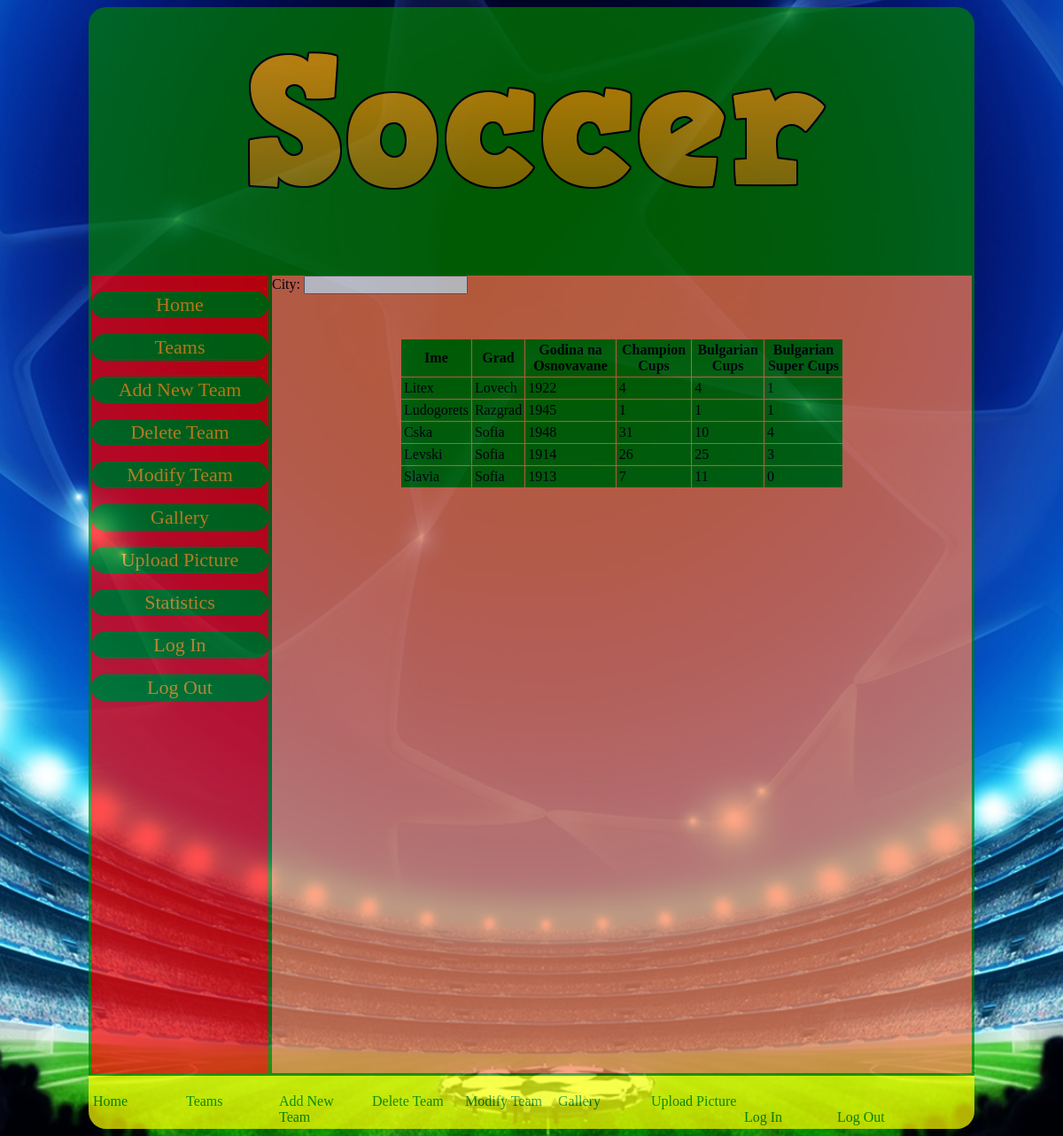
The page /show.php on the database its author committed.
### tables this page shows
CREATE TABLE `otbori` (
  `idOtbori` int(11) NOT NULL AUTO_INCREMENT,
  `Ime` varchar(45) NOT NULL,
  `Grad` varchar(45) DEFAULT NULL,
  `Godina_na_osnovavane` year(4) DEFAULT NULL,
  `idTitli` int(11) DEFAULT NULL,
  PRIMARY KEY (`idOtbori`),
  KEY `idTitli_idx` (`idTitli`),
  CONSTRAINT `idtitli` FOREIGN KEY (`idTitli`) REFERENCES `titli` (`idTitli`) ON DELETE NO ACTION ON UPDATE NO ACTION
);

CREATE TABLE `titli` (
  `idTitli` int(11) NOT NULL,
  `ChampionsCup` int(11) DEFAULT NULL,
  `BulgarianCup` int(11) DEFAULT NULL,
  `BulgarianSupercup` int(11) DEFAULT NULL,
  PRIMARY KEY (`idTitli`)
);

### show.php (the view, shortened to what this page needs)
<?php include("includes/header.php");?>
<div id="txtHint">
<form id="search" action="#" method="get">
<label>City:</label>
<input name="search" type="text" onChange="showCity(this.value)" onBlur="showCity(this.value)" />
</form>
<table id="show" width="500" border="0" cellpadding="3" cellspacing="1">
<tr>
<td align="center" bgcolor="green"><strong>Ime</strong></td>
<td align="center" bgcolor="green"><strong>Grad</strong></td>
<td align="center" bgcolor="green"><strong>Godina na Osnovavane</strong></td>
<td align="center" bgcolor="green"><strong>Champion Cups</strong></td>
<td align="center" bgcolor="green"><strong>Bulgarian Cups</strong></td>
<td align="center" bgcolor="green"><strong>Bulgarian Super Cups</strong></td>
</tr>
<?php
@$q = $_GET["search"];
if(!isset($q) || empty($q)){
$sql="SELECT Ime, Grad, Godina_na_osnovavane, ChampionsCup, BulgarianCup, BulgarianSupercup
FROM otbori
JOIN titli
USING(idtitli)";
}else{
	$sql="SELECT Ime, Grad, Godina_na_osnovavane, ChampionsCup, BulgarianCup, BulgarianSupercup
FROM otbori
JOIN titli
USING(idtitli)
WHERE Grad='$q';";
}
$result=mysql_query($sql);
while($rows=mysql_fetch_array($result)){
?>
<tr>
<td bgcolor="green"><?php echo $rows['Ime'];?></td>
<td bgcolor="green"><?php echo $rows['Grad'];?></td>
<td bgcolor="green"><?php echo $rows['Godina_na_osnovavane']; ?></td>
<td bgcolor="green"><?php echo $rows['ChampionsCup']; ?></td>
<td bgcolor="green"><?php echo $rows['BulgarianCup'];?></td>
<td bgcolor="green"><?php echo $rows['BulgarianSupercup'];?></td>
</tr>
<?php
}
?></table>
</div>
<?php include("includes/footer.php");?>

### includes/header.php (shortened to what this page needs)
<!DOCTYPE html PUBLIC "-//W3C//DTD XHTML 1.0 Transitional//EN" "http://www.w3.org/TR/xhtml1/DTD/xhtml1-transitional.dtd">
<html xmlns="http://www.w3.org/1999/xhtml">
<head>
<link rel="stylesheet" type="text/css" href="css/style.css">
</head>
<body>
<div id="wrap">
<div id="header"><img src="images/header.png" width="653" height="156" alt="Soccer"/></div>
<table>
<tr>
<td>
<div id="nav"><br/>
<a href="index.php">Home</a><br/>
<a href="show.php">Teams</a><br/>
<a href="new.php">Add New Team</a><br/>
<a href="delete.php">Delete Team</a><br/>
<a href="modify.php">Modify Team</a><br/>
<a href="demo.php">Gallery</a><br/>
<a href="upload.php">Upload Picture</a><br/>
<a href="showStat.php">Statistics</a><br/>
<a href="login.php">Log In</a><br/>
<a href="logout.php">Log Out</a>
</div>
</td>
<td>
<div id="content">

### includes/footer.php
</div>
</td>
</tr>
</table>
<div id="footer">
<a href="index.php">Home</a>
<a href="show.php">Teams</a>
<a href="new.php">Add New Team</a>
<a href="delete.php">Delete Team</a>
<a href="modify.php">Modify Team</a>
<a href="demo.php">Gallery</a>
<a href="upload.php">Upload Picture</a><br/>
<a href="login.php">Log In</a>
<a href="logout.php">Log Out</a>
</div>
</div>
</body>
</html>

### css/style.css (style rules this page uses)
body { background-image:url(../images/uefa_champions_league6[1].jpg); background-repeat: no-repeat; background-position: center center; background-attachment: fixed; -webkit-background-size: cover; -moz-background-size: cover; -o-background-size: cover; background-size: cover; }
#search { margin:auto; }
#wrap { background-color:green; width:1000px; margin:auto; opacity:0.7; border-radius:20px; }
#header { height:300px; }
#header>img { margin-top:50px; margin-left:180px; }
table { border-color:blue; }
#nav { width:200px; background-color:red; height:900px; }
#nav>a { font-size:22px; text-align:center; line-height:30px; height:30px; display:block; background-color:green; text-decoration:none; color:orange; border-right:5px solid green; border-left:5px solid green; border-radius:20px; }
#content { width:790px; background-color:coral; height:900px; }
#footer { height:60px; background-color:yellow; border-bottom-left-radius:20px; border-bottom-right-radius:20px; }
#footer>a { color:green; padding-top:20px; padding-left:5px; width:100px; float:left; text-decoration:none; }
#show { overflow:hidden; margin:auto; padding-top:50px; }

### rows shown on the page
otbori: Ime "Litex", Grad "Lovech", Godina_na_osnovavane "1922", idTitli.ChampionsCup "4", idTitli.BulgarianCup "4", idTitli.BulgarianSupercup "1"
otbori: Ime "Ludogorets", Grad "Razgrad", Godina_na_osnovavane "1945", idTitli.ChampionsCup "1", idTitli.BulgarianCup "1", idTitli.BulgarianSupercup "1"
otbori: Ime "Cska", Grad "Sofia", Godina_na_osnovavane "1948", idTitli.ChampionsCup "31", idTitli.BulgarianCup "10", idTitli.BulgarianSupercup "4"
otbori: Ime "Levski", Grad "Sofia", Godina_na_osnovavane "1914", idTitli.ChampionsCup "26", idTitli.BulgarianCup "25", idTitli.BulgarianSupercup "3"
otbori: Ime "Slavia", Grad "Sofia", Godina_na_osnovavane "1913", idTitli.ChampionsCup "7", idTitli.BulgarianCup "11", idTitli.BulgarianSupercup "0"
